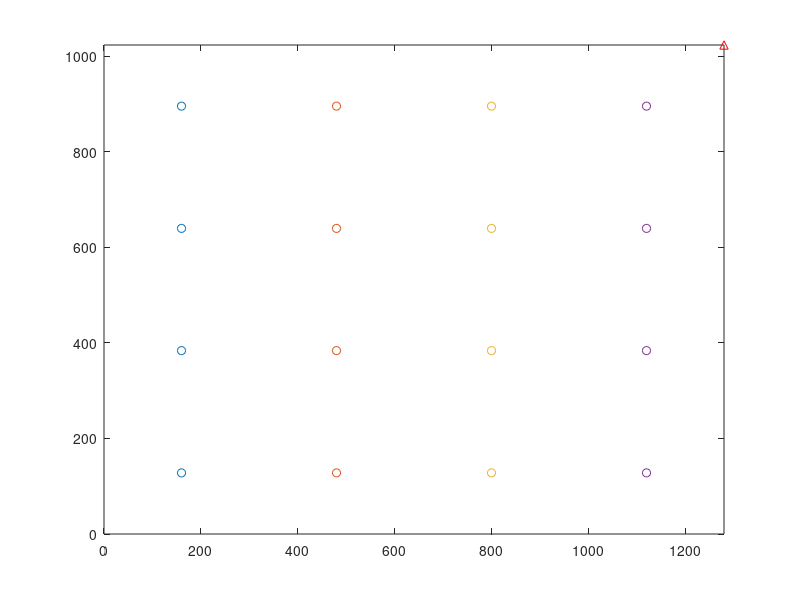
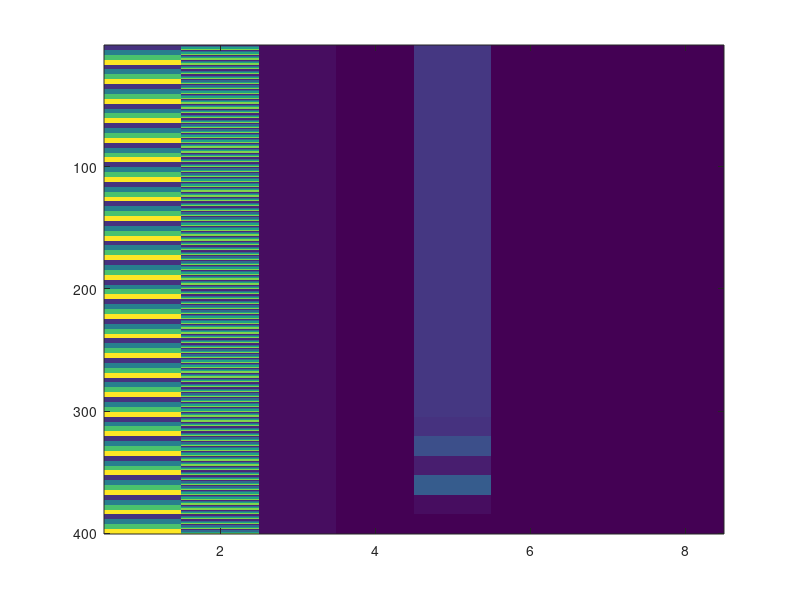

MATLAB code for these plots, in order:
%This is a a long series of experiments that will extract tuning curves for
% H1's response to angle and velocity from visual stimuli systematically
% presented to different areas of the fly's field of view.
%
% This depends heavily on the psychophysics toolbox
% http://psychtoolbox.org/HomePage
%
% Note: Stimulus will be applied to the fly's left eye
%
% Andrew Leifer
% leifer@princeton.edu



%Parameters

DEBUG=true;

screenWidth = 1280;
screenHeight=1024;

%Stim duration (in seconds)
stimDuration=10;
pauseDuration=10;

%Number of repetations per unique stimuli
numReps=1;

%How Many Locations (square root of?)
sqrtNumSquares=4;

%Velocity stimuli space
velBounds=[0 10];
velNumSteps=15;

%Angle stimuli space
thetaPoints=[180 185 175 190 170  270 90 315 45 0];


%Chose theta for the velocity tuning curve
thetaBase=180;

%Chose velocity for theta tuning curve
velBase=5;



%Other Parameters for the grating
spatialFreq=.05; %cycles/pixel
gaussianSigma=50; %Size of grating mask
isEndBlack=1; %Add blacmk scren at end


%%%%%%%%%%%%%%
%%%%%%%%%%%%%% Code
%%%%%%%%%%%%%%

numSquares=sqrtNumSquares^2;

%Breakout the stimuli space
thetaNumSteps=length(thetaPoints);
velPoints=linspace(velBounds(1),velBounds(2),velNumSteps);

%Calculate the number of unique stimuli
% (Note here are assumption is that we will explore angle dependence at a
% constat velocity, and velocity dependence at a constant angle)

numStimuli=(thetaNumSteps+ velNumSteps)*numSquares;
totalStimDuration=stimDuration.*numStimuli*numReps;
totalExpDuration=(stimDuration+pauseDuration).*numStimuli*numReps;
disp(['Stimuli presentation should take ' num2str(totalStimDuration/60)...
    ' minutes. (' num2str(totalStimDuration/60/60)  'hours )']);
disp(['Entire experiment (including pauses) should take ' num2str(totalExpDuration/60)...
    ' minutes. (' num2str(totalExpDuration/60/60)  'hours )']);



%Find the center's of a checkerboard numSquares by numSquares 
n=(1:2:(sqrtNumSquares*2)); %Don't know why this works, but it does.
xcntrs=repmat(n.* screenWidth./(2*length(n)),...
    [sqrtNumSquares 1]);
ycntrs=repmat([n.* screenHeight./(2*length(n))]',...
    [1 sqrtNumSquares]);
if DEBUG
    figure;
        plot(screenWidth,screenHeight,'^r');
    hold on;
    plot(xcntrs,ycntrs,'o');
    xlim([0 screenWidth])
    ylim([0 screenHeight])
end





%Total number of stimuli (including repetations & spatial variations)
bigN=numStimuli*numReps; 

%Define a matrix for all unique stimuli in an arbitrary order
% Each column will correspond to a parameter for the stimuli
% Each row will be a unique stimuli

%The columns correspond to:
% xcenter, ycenter, gaussian_sigma,..
%    movieDurationSecs, angle, cyclespersecond, f, isEndBlack
numcols=8;
VELCOL=6;
XCOL=1;
YCOL=2;
THETACOL=5;
SIGMACOL=3;
DURATIONCOL=4;
SPATIALFREQCOL=7;
ISENDBLACKCOL=8;

M=zeros([bigN numcols]);

M(:,SIGMACOL)= gaussianSigma;
M(:,DURATIONCOL)=stimDuration;
M(:,SPATIALFREQCOL)= spatialFreq;
M(:,ISENDBLACKCOL)=isEndBlack;


row=1;
%Generate velocity tuning curve stimuli (theta is constant)
for v=velPoints
    for k=1:numSquares
      
        M(row,VELCOL)=v; %Set the velocity
        M(row,THETACOL)=thetaBase;
        M(row,XCOL)=xcntrs(k);
        M(row,YCOL)=ycntrs(k);
        row=row+1;

    end
end


%Generate velocity tuning curve stimuli (theta is constant)
for theta=thetaPoints
    for k=1:numSquares
      
        M(row,VELCOL)=velBase; %Set the velocity
        M(row,THETACOL)=theta;
        M(row,XCOL)=xcntrs(k);
        M(row,YCOL)=ycntrs(k);
        row=row+1;

    end
end

if DEBUG
 figure; imagesc(M);
end



